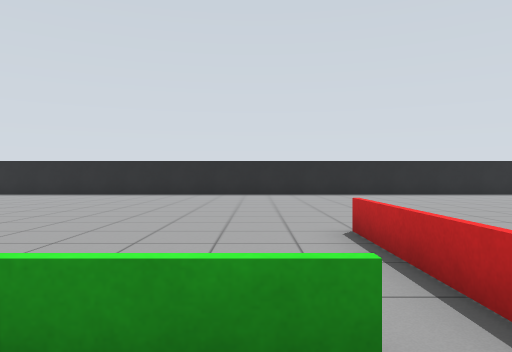
View 1 (above)

24 first-person views from a walk through a robot-simulator world made for Gazebo. The camera is 0.83 m above the floor, looks level and sees 70° across. The floor is counted in squares, 1 m on a side. Each view is taken from the middle of a square. On the plan, view 1 faces up. The plan holds only what a view shows up to about 12 squares ahead; the rest is blank.

View 2
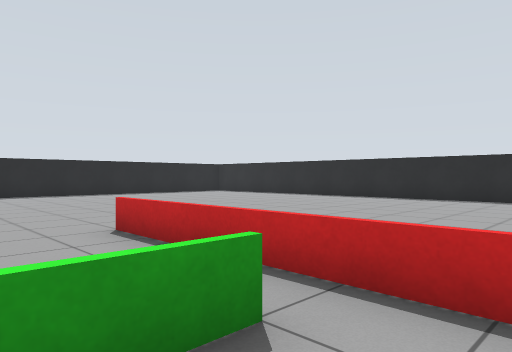

View 3
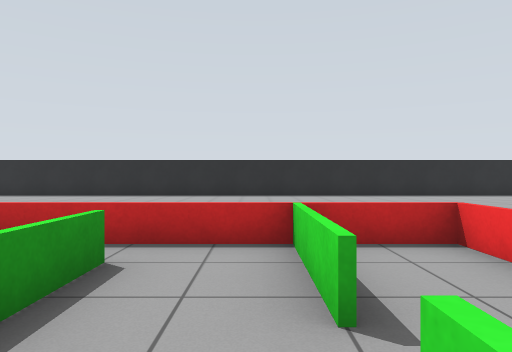

View 4
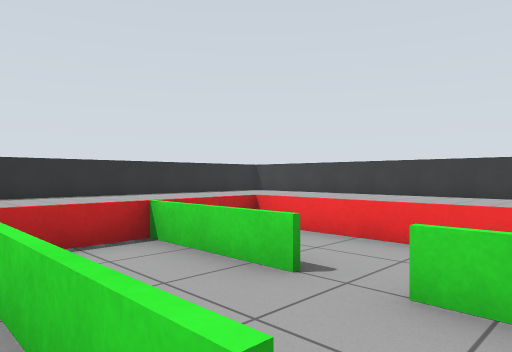

View 5
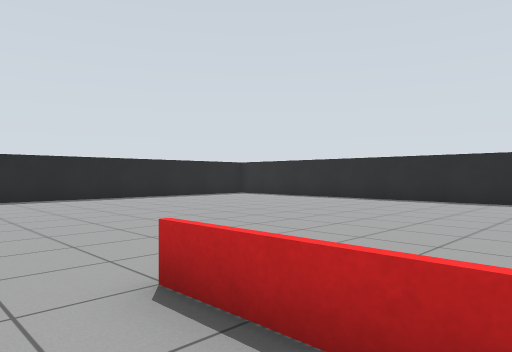

View 6
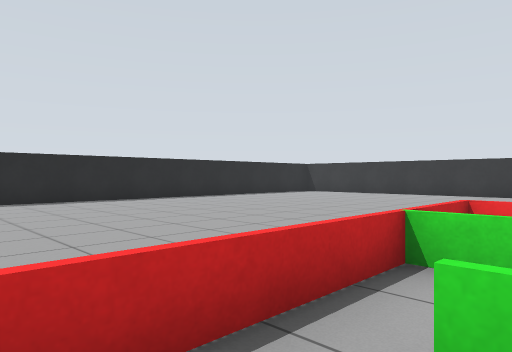

View 7
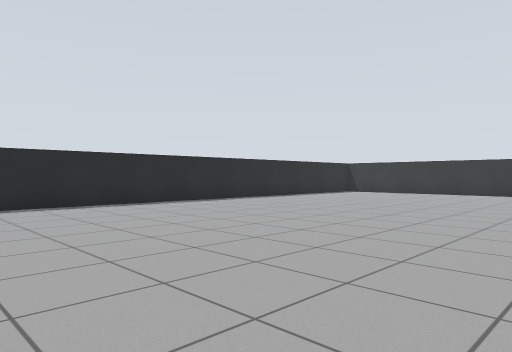

View 8
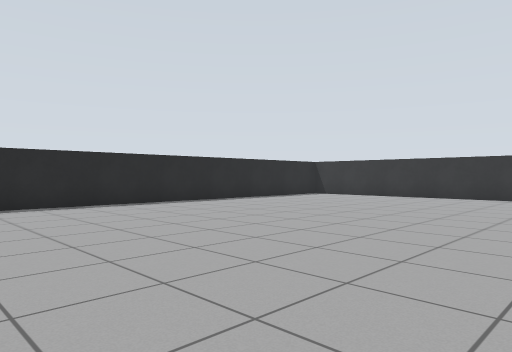

View 9
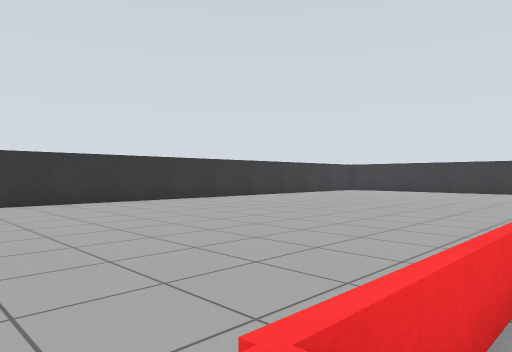

View 10
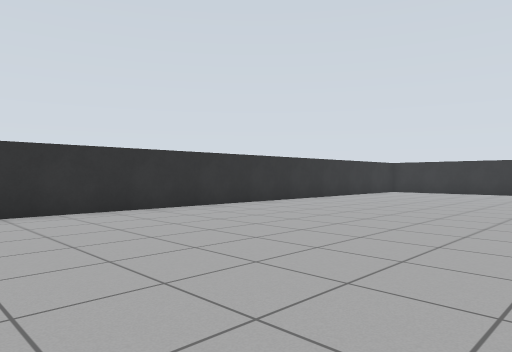

View 11
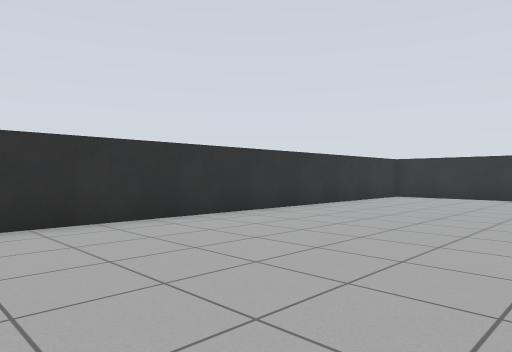

View 12
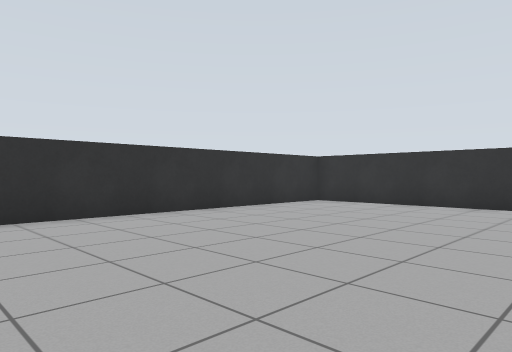

View 13
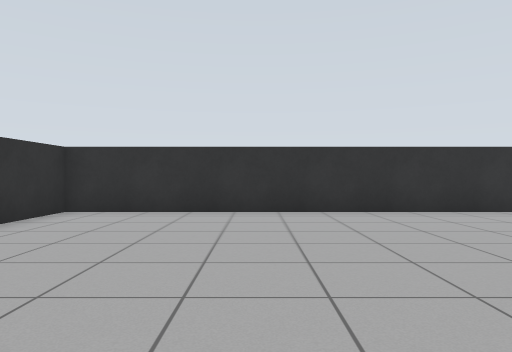

View 14
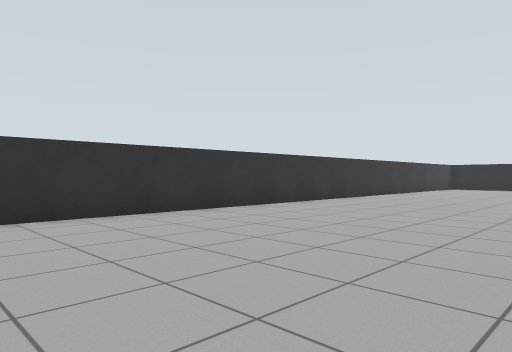

View 15
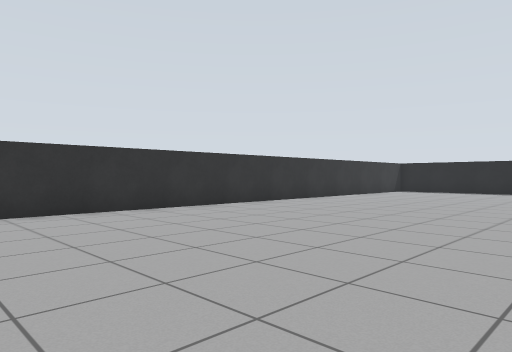

View 16
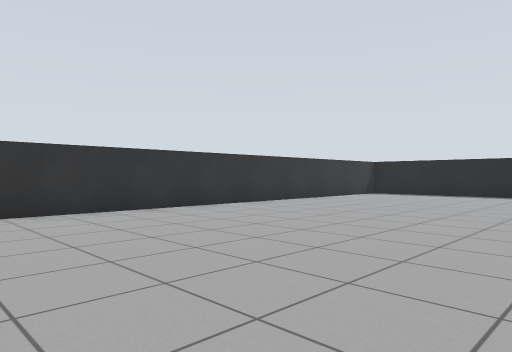

View 17
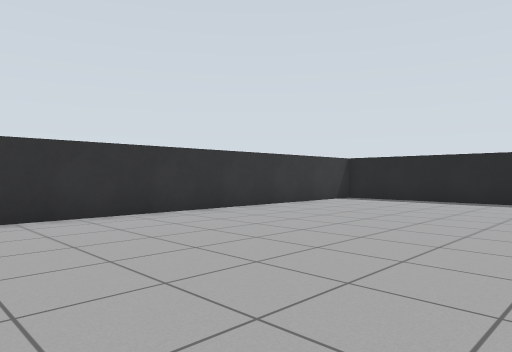

View 18
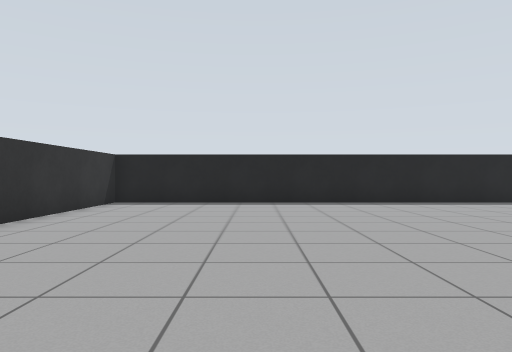

View 19
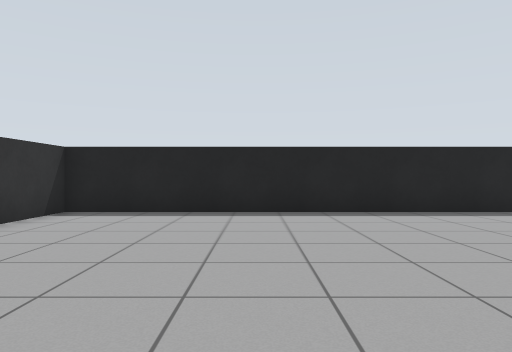

View 20
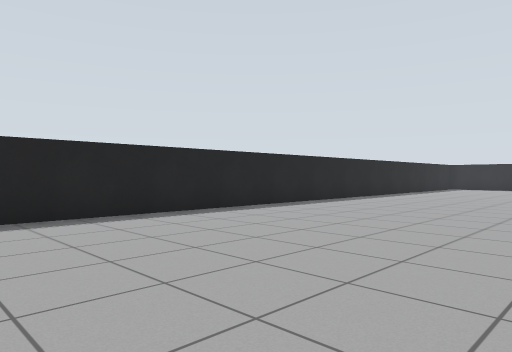

View 21
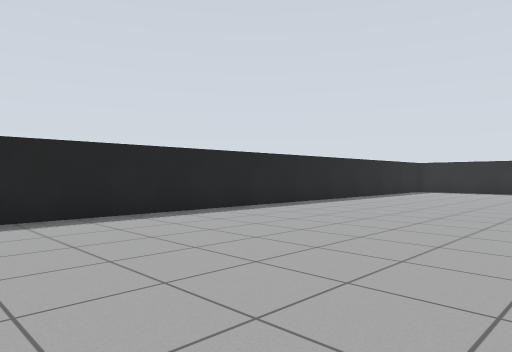

View 22
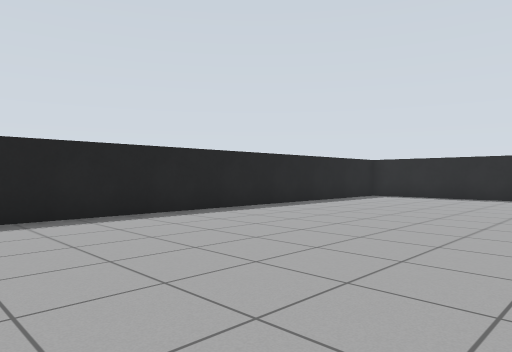

View 23
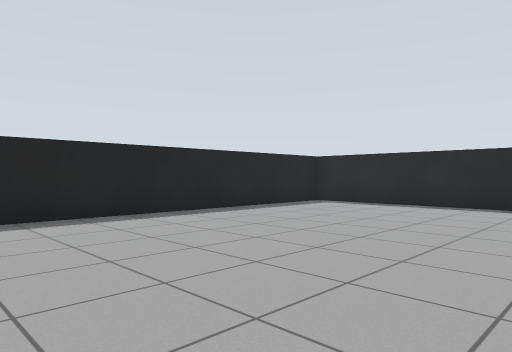

View 24
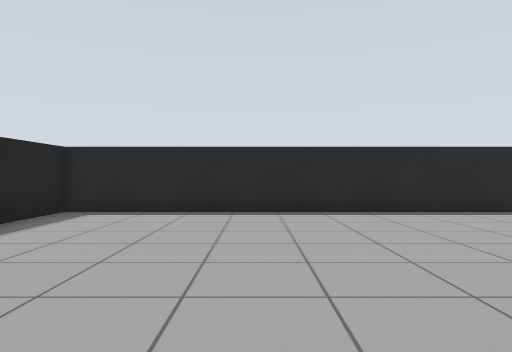

### Floor plan
Key: @ floor where view 1 was taken; # wall or solid block; . floor; = window, fence, low wall or low ledge.
Columns run from 18 left of view 1 to 13 right of it. Each row starts with its distance up from view 1.
 17 ################################
 16 #..............................#
 15 #..............................#
 14 #..............................#
 13 #..............................#
 12 #..............................#
 11 #..............................#
 10 #..............................#
  9 #......... ....................#
  8 #........   ...................#
  7 #........    ........ .........#
  6 #........     ....... .........#
  5 #........     .....=. .........#
  4 #........      ....=. .........#
  3 #.........        .=...........#
  2 #.........     ... =...........#
  1 #........       ====...........#
  0 #.........     ...@=...........#
 -1 #.........     =====...........#
 -2 #........       ====...........#
 -3 #....... .     =====...........#
 -4 #..............................#
 -5 #..............................#
 -6 #................... ..........#
 -7 #................... .........
 -8 #...................  .......
 -9 #...................  ......
-10 #...................  .....
-11 #...................  ....
-12 #..................   ...
-13 #..................    .
-14 ###################    #

Where each view was taken, in squares from view 1:
view 1: 0 up, 0 right, facing up
view 2: 0 up, 1 left, facing up-right
view 3: 0 up, 3 left, facing right
view 4: 2 up, 3 left, facing down-right
view 5: 3 up, 0 right, facing up-right
view 6: 3 up, 0 right, facing down-right
view 7: 4 up, 2 right, facing down-right
view 8: 1 up, 2 right, facing down-right
view 9: 2 down, 2 right, facing down-left
view 10: 5 down, 1 right, facing down-left
view 11: 7 down, 3 left, facing down-left
view 12: 6 down, 7 left, facing down-left
view 13: 9 down, 9 left, facing left
view 14: 8 down, 10 left, facing up-left
view 15: 3 down, 9 left, facing up-left
view 16: 0 up, 9 left, facing up-left
view 17: 4 up, 10 left, facing up-left
view 18: 5 up, 13 left, facing up
view 19: 8 up, 13 left, facing up
view 20: 9 up, 12 left, facing up-right
view 21: 9 up, 7 left, facing up-right
view 22: 9 up, 2 left, facing up-right
view 23: 9 up, 2 right, facing up-right
view 24: 12 up, 4 right, facing right
